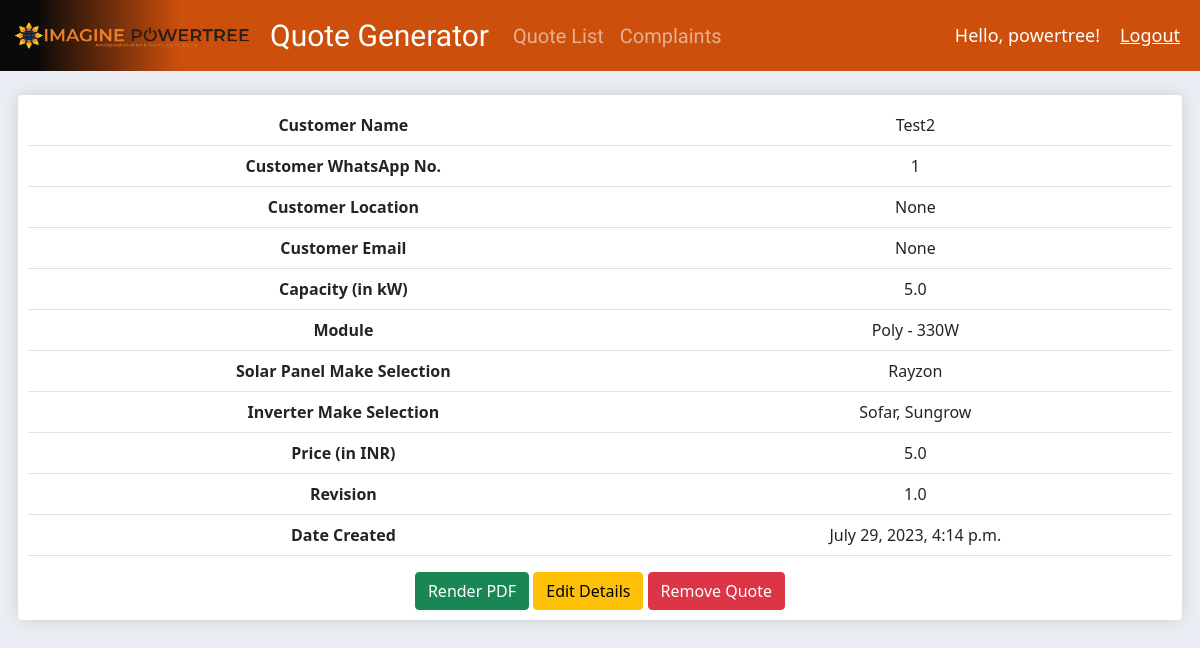
/quotedetail/2/ (signed in), run on the app's committed database.
### quoteform/models.py (models this page shows, shortened)
class QuoteDetails(models.Model):
    TREESYSTEMS = (
        ('Solar Rooftop System', 'Solar Rooftop System'),
        ('Solar Gazebo System', 'Solar Gazebo System'),
        ('Solar Hybrid System', 'Solar Hybrid System'),
    )
    MODULES = (
        ('Mono Bifacial - 535/540/545W', 'Mono Bifacial - 535/540/545W'),
        ('Mono Perc - 535/540/545W', 'Mono Perc - 535/540/545W'),
        ('Poly Crystalline - 330/335/340W', 'Poly Crystalline - 330/335/340W'),
    )
    PANELS = (
        ('Rayzon', 'Rayzon'),
        ('Adani', 'Adani'),
        ('Goldi', 'Goldi'),
        ('Waree', 'Waree'),
        ('Pahal', 'Pahal'),
    )
    INVERTERS = (
        ('KSolare', 'KSolare'),
        ('Solaryaan', 'Solaryaan'),
        ('Solis', 'Solis'),
        ('Polycab', 'Polycab'),
        ('Sofar', 'Sofar'),
        ('Sungrow', 'Sungrow'),
        ('GrowWATT', 'GrowWATT'),
    )
    name = models.CharField(max_length = 500, null = True)
    whatsapp = models.CharField(max_length = 15, null = True)
    location = models.CharField(max_length = 100, null = True)
    email = models.CharField(max_length = 100, null = True, blank = True)
    treesystem = models.TextField(max_length = 50, choices = TREESYSTEMS, default = 'Choose Tree System...')
    capacity = models.FloatField(null = True)
    module = models.TextField(max_length = 50, choices = MODULES, default = 'Choose Module...')
    panel = MultiSelectField(choices = PANELS, max_choices = 4, max_length = 100)
    inverter = MultiSelectField(choices = INVERTERS, max_choices = 7, max_length = 100)
    price = models.FloatField(null = True)
    discount = models.IntegerField(default = 0, null = True, blank = True)
    additional = models.FloatField(default = 0, null = True, blank = True)
    revision = models.FloatField(null = True)
    created_date = models.DateTimeField(default = timezone.now, null = True)
    revision_date = models.DateTimeField(auto_now_add = True, null = True)

### quoteform/views.py (the view)
# urls.py: path('quotedetail/<int:pk>/', views.quoteDetail, name='quotedetail'),
@login_required(login_url = 'login')
def quoteDetail(request, pk):
    quote = get_object_or_404(QuoteDetails, pk = pk)
    context = {'quote': quote}
    return render(request, 'quoteform/quotedetail.html', context)

### quoteform/templates/quoteform/quotedetail.html
{% extends 'quoteform/base.html' %}
{% block content %}
{% load static %}
{% include 'quoteform/navbar.html' %}
<br>
<div class="row" style="margin-left: 0.5%; margin-right: 0.5%;">
    <div class="col-lg-12">
        <div class="box-element" style="text-align: center;">
            <table class="table align-middle">
                <tbody>
                    <tr>
                        <th>Customer Name</th>
                        <td>{{quote.name}}</td>
                    </tr>
                    <tr>
                        <th>Customer WhatsApp No.</th>
                        <td>{{quote.whatsapp}}</td>
                    </tr>
                    <tr>
                        <th>Customer Location</th>
                        <td>{{quote.location}}</td>
                    </tr>
                    <tr>
                        <th>Customer Email</th>
                        <td>{{quote.email}}</td>
                    </tr>
                    <tr>
                        <th>Capacity (in kW)</th>
                        <td>{{quote.capacity}}</td>
                    </tr>
                    <tr>
                        <th>Module</th>
                        <td>{{quote.module}}</td>
                    </tr>
                    <tr>
                        <th>Solar Panel Make Selection</th>
                        <td>{{quote.panel}}</td>
                    </tr>
                    <tr>
                        <th>Inverter Make Selection</th>
                        <td>{{quote.inverter}}</td>
                    </tr>
                    <tr>
                        <th>Price (in INR)</th>
                        <td>{{quote.price}}</td>
                    </tr>
                    <tr>
                        <th>Revision</th>
                        <td>{{quote.revision}}</td>
                    </tr>
                    <tr>
                        <th>Date Created</th>
                        <td>{{quote.created_date}}</td>
                    </tr>
                </tbody>
            </table>
            <a style="text-decoration: none; color: white;" href="{% url 'renderpdf' pk=quote.pk %}"><button class="btn btn-success">Render PDF</button></a>
            <a style="text-decoration: none; color: white;" href="{% url 'updatequote' pk=quote.pk %}"><button class="btn btn-warning">Edit Details</button></a>
            <a style="text-decoration: none; color: white;" href="{% url 'removequote' pk=quote.pk %}"><button class="btn btn-danger">Remove Quote</button></a>
        </div>
    </div>
</div>
{% endblock %}

### quoteform/templates/quoteform/navbar.html (shortened to what this page needs)
{% load static %}
<nav class="navbar navbar-expand-lg navbar-dark navbar-expand" style= "background: linear-gradient(90deg, rgb(10, 10, 10) 3%, rgb(204, 79, 12) 15%)" >
    <img src="{% static '/images/PowerTreeLogo.png' %} " width="20%" height="20%" style="margin-left: 15px; margin-right: 15px;">
    <a class="navbar-brand" style="text-align: center; font-family: 'Ubuntu', sans-serif; font-size: 30px; text-align: center;" href="{% url 'quoteform' %}">Quote Generator</a>
    <div class="collapse navbar-collapse" id="navbarNav">
        <ul class="navbar-nav">
          <li class="nav-item active" style="text-align: center; font-family: 'Ubuntu', sans-serif; font-size: 20px; text-align: center; color: #ffffff;">
            <a class="nav-link" href="{% url 'quotelist' %}">Quote List</a>
          </li>
          <li class="nav-item active" style="text-align: center; font-family: 'Ubuntu', sans-serif; font-size: 20px; text-align: center; color: #ffffff;">
            <a class="nav-link" href="{% url 'showcsv' %}">Complaints</a>
          </li>
        </ul>
    </div>
    <span class="hello-msg">Hello, {{request.user}}!</span>
    <span><a class="hello-msg" href="{% url 'logout' %}">Logout</a></span>
</nav>

### static/css/main.css (style rules this page uses)
html { margin: 0; padding: 0; }
body { background-color: #ebeff5; margin: 0; padding: 0; }
.box-element { box-shadow:hsl(0, 0%, 80%) 0 0 16px; background-color: #fff; border-radius: 4px; padding: 10px; }

### quoteform/templates/quoteform/navbar.html (style rules this page uses)
.hello-msg { font-size: 18px; color: #ffffff; margin-right: 20px; }

### data on the page
QuoteDetails: name "Test2", whatsapp "1", location "None", email "None", capacity "5.0", module "Poly - 330W", panel "Rayzon", inverter "Sofar, Sungrow", price "5.0", revision "1.0", created_date "July 29, 2023, 4:14 p.m."

### other printed values
{{ request.user }} "powertree"
